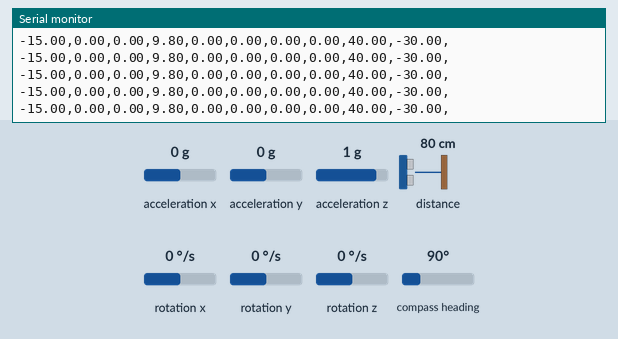
A sketch run on a simulated Arduino Nano 33 BLE. On the bench: the last lines printed to the serial monitor. Inputs (shaded band) come from the test bench; at power-on: acceleration x 0 g, distance to the obstacle 80 cm, acceleration y 0 g, acceleration z 1 g, rotation x 0 °/s, rotation y 0 °/s, rotation z 0 °/s, compass heading 90°.

Above: at 1.2 s.
1.3 s: acceleration x set to -1.4 g
At 2.1 s:
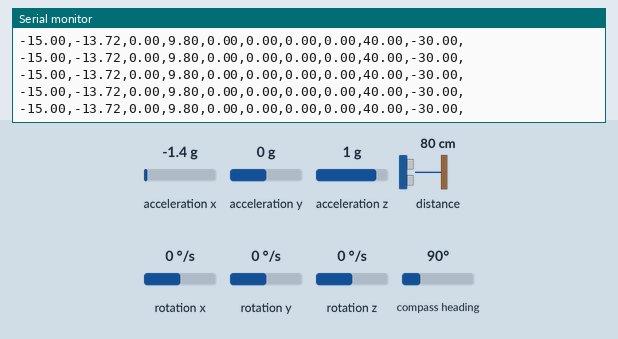
2.8 s: distance to the obstacle set to 2 cm
At 3.3 s:
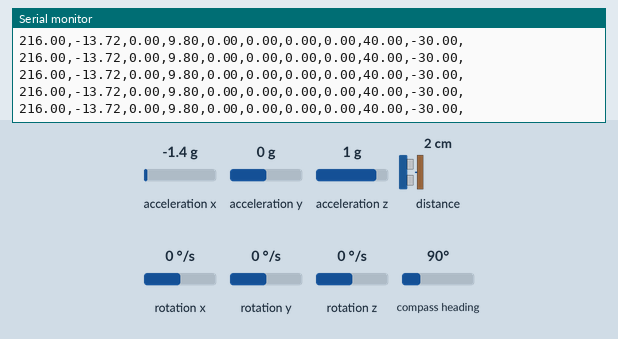
5.8 s: acceleration y set to -1.4 g
At 6.9 s:
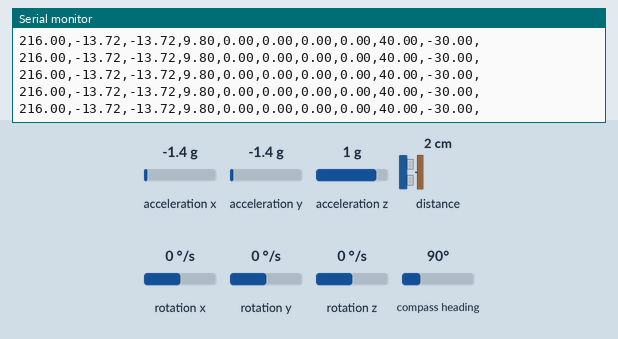
7.3 s: acceleration z set to -1.4 g
At 8.3 s:
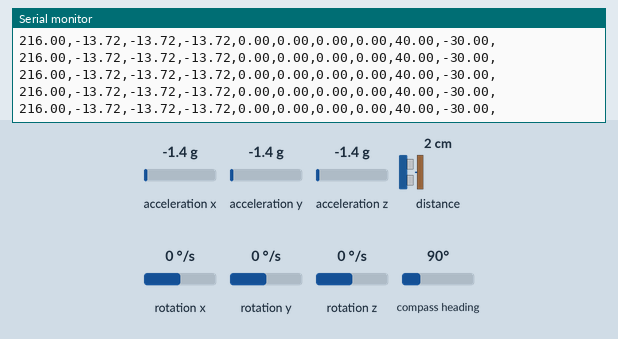
8.8 s: rotation x set to -192 °/s
At 9.6 s:
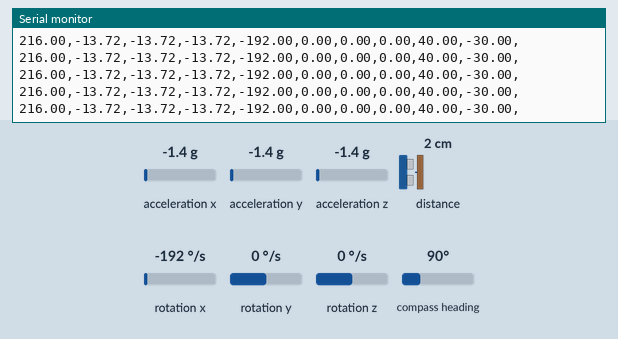
10.3 s: acceleration x set to -0.8 g
At 11.1 s:
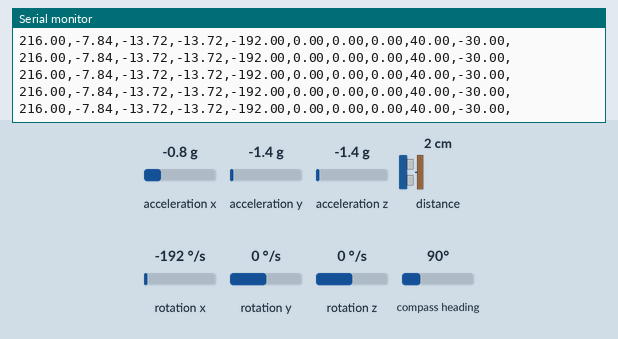
Timing chart, 0 to 13.3 s (numbered marks = the images above; inputs shaded):
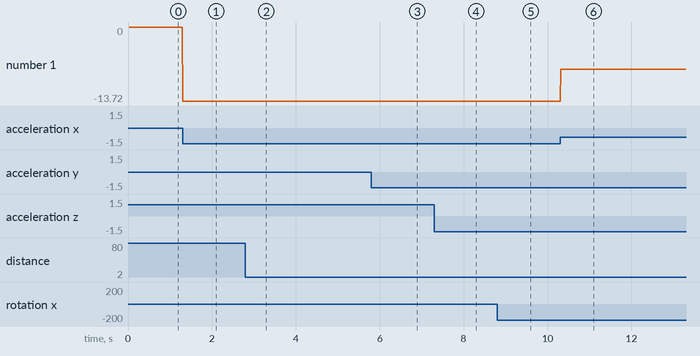

The sketch:

a05a-10-motion-proximity-multi-sensor-data-forwarder.ino
```cpp
//  Now lets try uploading 10 samples of data.


// for proximity, gesture, colour
#include <Arduino_APDS9960.h>

/* For LSM9DS1 9-axis IMU sensor */
#include <Arduino_LSM9DS1.h>

// Using EdgeImpulse client (Note and Python3)  run
//edge-impulse-data-forwarder --frequency 100


#define FREQUENCY_HZ        50    // no point much higher
#define INTERVAL_MS         (1000 / (FREQUENCY_HZ + 1))

static unsigned long last_interval_ms = 0;

int proximity, gesture, colourR, colourG, colourB;

/* variables to hold LSM9DS1 accelerometer data */
float accelerometerX, accelerometerY, accelerometerZ;
/* variables to hold LSM9DS1 gyroscope data */
float gyroscopeX, gyroscopeY, gyroscopeZ;
/* variables to hold LSM9DS1 magnetic data */
float magneticX, magneticY, magneticZ;

void setup() {
    Serial.begin(115200);

  /* IMU setup for LSM9DS1*/
  /* default setup has all sensors active in continous mode. Sample rates
   *  are as follows: magneticFieldSampleRate = 20Hz, gyroscopeYroscopeSampleRate = 109Hz,
   * accelerationSampleRate = 109Hz */
  if (!IMU.begin())
  {
    Serial.println("Failed to initialize IMU!");
    /* Hacky way of stopping program executation in event of failure. */
    while(1);
  }

    APDS.setGestureSensitivity(70);  // 0 to 100
    if (!APDS.begin()){
      Serial.println("Error initializing APDS9960 sensor.");
    /* Hacky way of stopping program executation in event of failure. */
      while(1);
    }
    // As per Arduino_APDS9960.h, 0=100%, 1=150%, 2=200%, 3=300%. Obviously more
    // boost results in more power consumption.
    APDS.setLEDBoost(3);   // default 0
}

void loop() {

  if (millis() > last_interval_ms + INTERVAL_MS) {
   last_interval_ms = millis();

    //Grab new data if available.

   if (APDS.proximityAvailable()){
      proximity = 240 +(APDS.readProximity()*-1);
   }

 /* If new acceleration data is available on the LSM9DS1 get the data.*/
  if(IMU.accelerationAvailable())
  {
    IMU.readAcceleration(accelerometerX, accelerometerY, accelerometerZ);
    accelerometerX = 9.8 * accelerometerX;   // acceleration to Force F = gA = 9.8 *a
    accelerometerY = 9.8 * accelerometerY;
    accelerometerZ = 9.8 * accelerometerZ;
  }

  /* If new gyroscope data is available on the LSM9DS1 get the data.*/
  if(IMU.gyroscopeAvailable())
  {
    IMU.readGyroscope(gyroscopeX, gyroscopeY, gyroscopeZ);
    gyroscopeX = 1.0 *gyroscopeX;
    gyroscopeY = 1.0 *gyroscopeY;
    gyroscopeZ = 1.0 *gyroscopeZ;
  }

  /* If new magnetic data is available on the LSM9DS1 get the data.*/
  if (IMU.magneticFieldAvailable())
  {
    IMU.readMagneticField(magneticX, magneticY, magneticZ);
    magneticX = 1.0 * magneticX;
    magneticY = 1.0 * magneticY;
    magneticZ = 1.0 * magneticZ;
  }


    // Print to uploader the new or the old data.
    // Proximity first
    Serial.print(String(proximity) + ".00,");  // to format like a float, probably not needed

    // Serial.printf("%f,%f,%f,", accelerometerX, accelerometerY, accelerometerZ);
    Serial.print(String(accelerometerX, 2) + ","+String(accelerometerY, 2) + ","+String(accelerometerZ, 2) + ",");

    // Serial.printf("%f,%f,%f,", gyroscopeX, gyroscopeY, gyroscopeZ);
    Serial.print(String(gyroscopeX, 2) + ","+String(gyroscopeY, 2) + ","+String(gyroscopeZ, 2) + ",");

    // Serial.printf("%f,%f,%f,", magneticX, magneticY, magneticZ);
    Serial.print(String(magneticX, 2) + ","+String(magneticY, 2) + ","+String(magneticZ, 2) + ",");

    // more data colection could go here

    Serial.println();   // just to finish the set of data

    }
}
```

Measured:
- after the input at 1.3 s, the serial monitor: prints a new line at once (image 1)
- after the input at 2.8 s, the serial monitor: prints a new line at once (image 2)
- after the input at 5.8 s, the serial monitor: prints a new line at once (image 3)
- after the input at 7.3 s, the serial monitor: prints a new line at once (image 4)
- after the input at 8.8 s, the serial monitor: prints a new line at once (image 5)
- after the input at 10.3 s, the serial monitor: prints a new line at once (image 6)
- plotted number 1: 0 → -13.72 after the input at 1.3 s, -13.72 → -7.84 after the input at 10.3 s
